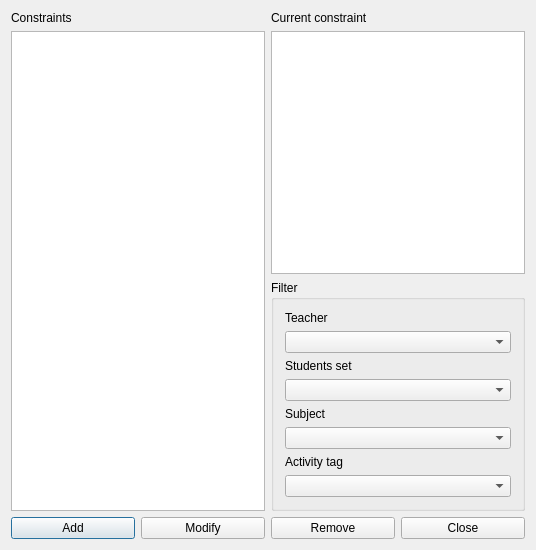
<?xml version="1.0" encoding="UTF-8"?>
<ui version="4.0">
 <class>ConstraintActivityBeginsTeachersDayForm_template</class>
 <widget class="QDialog" name="ConstraintActivityBeginsTeachersDayForm_template">
  <property name="geometry">
   <rect>
    <x>0</x>
    <y>0</y>
    <width>536</width>
    <height>550</height>
   </rect>
  </property>
  <property name="windowTitle">
   <string extracomment="This is the title of the dialog to see the list of all constraints of this type">Constraints activity begins teachers day</string>
  </property>
  <layout class="QGridLayout" name="gridLayout">
   <item row="0" column="0">
    <widget class="QLabel" name="constraintsTextLabel">
     <property name="frameShape">
      <enum>QFrame::NoFrame</enum>
     </property>
     <property name="frameShadow">
      <enum>QFrame::Plain</enum>
     </property>
     <property name="text">
      <string>Constraints</string>
     </property>
     <property name="wordWrap">
      <bool>false</bool>
     </property>
    </widget>
   </item>
   <item row="0" column="2" colspan="2">
    <widget class="QLabel" name="currentConstraintTextLabel">
     <property name="text">
      <string>Current constraint</string>
     </property>
     <property name="wordWrap">
      <bool>false</bool>
     </property>
    </widget>
   </item>
   <item row="1" column="0" rowspan="2" colspan="2">
    <widget class="QListWidget" name="constraintsListWidget"/>
   </item>
   <item row="1" column="2" colspan="2">
    <widget class="QPlainTextEdit" name="currentConstraintTextEdit"/>
   </item>
   <item row="2" column="2" colspan="2">
    <widget class="QGroupBox" name="filterGroupBox">
     <property name="title">
      <string>Filter</string>
     </property>
     <layout class="QVBoxLayout" name="verticalLayout">
      <item>
       <widget class="QLabel" name="teachersTextLabel">
        <property name="text">
         <string>Teacher</string>
        </property>
        <property name="wordWrap">
         <bool>false</bool>
        </property>
       </widget>
      </item>
      <item>
       <widget class="QComboBox" name="teachersComboBox"/>
      </item>
      <item>
       <widget class="QLabel" name="studentsTextLabel">
        <property name="text">
         <string>Students set</string>
        </property>
        <property name="wordWrap">
         <bool>false</bool>
        </property>
       </widget>
      </item>
      <item>
       <widget class="QComboBox" name="studentsComboBox"/>
      </item>
      <item>
       <widget class="QLabel" name="subjectsTextLabel">
        <property name="text">
         <string>Subject</string>
        </property>
        <property name="wordWrap">
         <bool>false</bool>
        </property>
       </widget>
      </item>
      <item>
       <widget class="QComboBox" name="subjectsComboBox"/>
      </item>
      <item>
       <widget class="QLabel" name="activityTagsTextLabel">
        <property name="text">
         <string>Activity tag</string>
        </property>
        <property name="wordWrap">
         <bool>false</bool>
        </property>
       </widget>
      </item>
      <item>
       <widget class="QComboBox" name="activityTagsComboBox"/>
      </item>
     </layout>
    </widget>
   </item>
   <item row="3" column="0">
    <widget class="QPushButton" name="addConstraintPushButton">
     <property name="text">
      <string>Add</string>
     </property>
    </widget>
   </item>
   <item row="3" column="1">
    <widget class="QPushButton" name="modifyConstraintPushButton">
     <property name="text">
      <string>Modify</string>
     </property>
    </widget>
   </item>
   <item row="3" column="2">
    <widget class="QPushButton" name="removeConstraintPushButton">
     <property name="text">
      <string>Remove</string>
     </property>
    </widget>
   </item>
   <item row="3" column="3">
    <widget class="QPushButton" name="closePushButton">
     <property name="text">
      <string>Close</string>
     </property>
    </widget>
   </item>
  </layout>
 </widget>
 <layoutdefault spacing="6" margin="11"/>
 <resources/>
 <connections/>
</ui>
